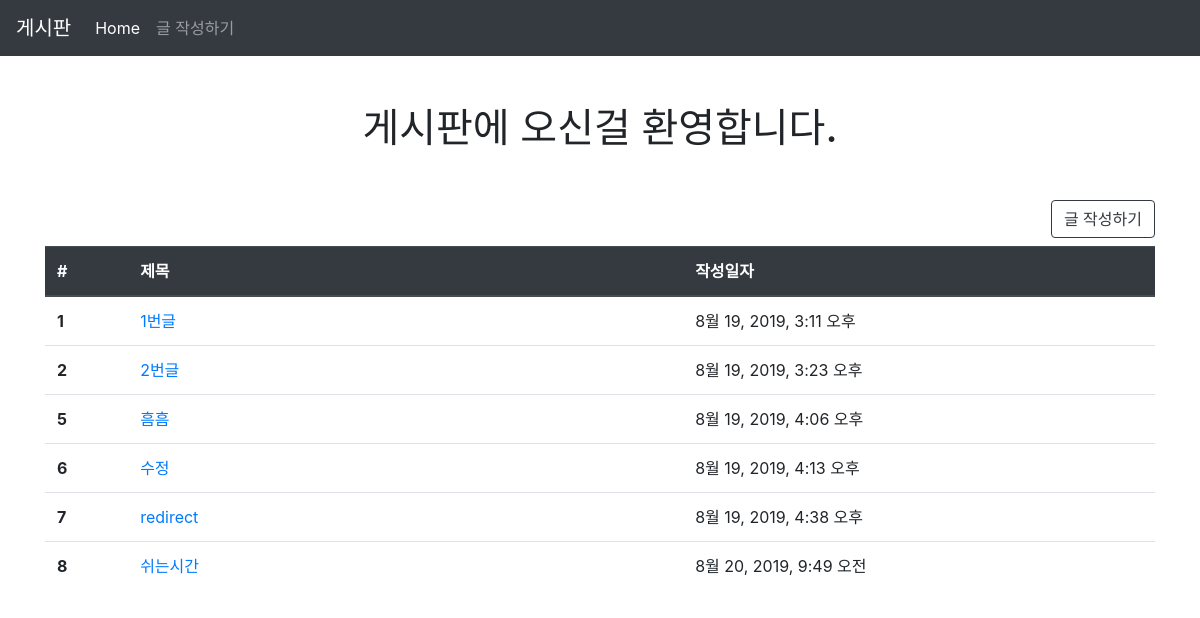
The page /articles/ on the database as committed earlier.
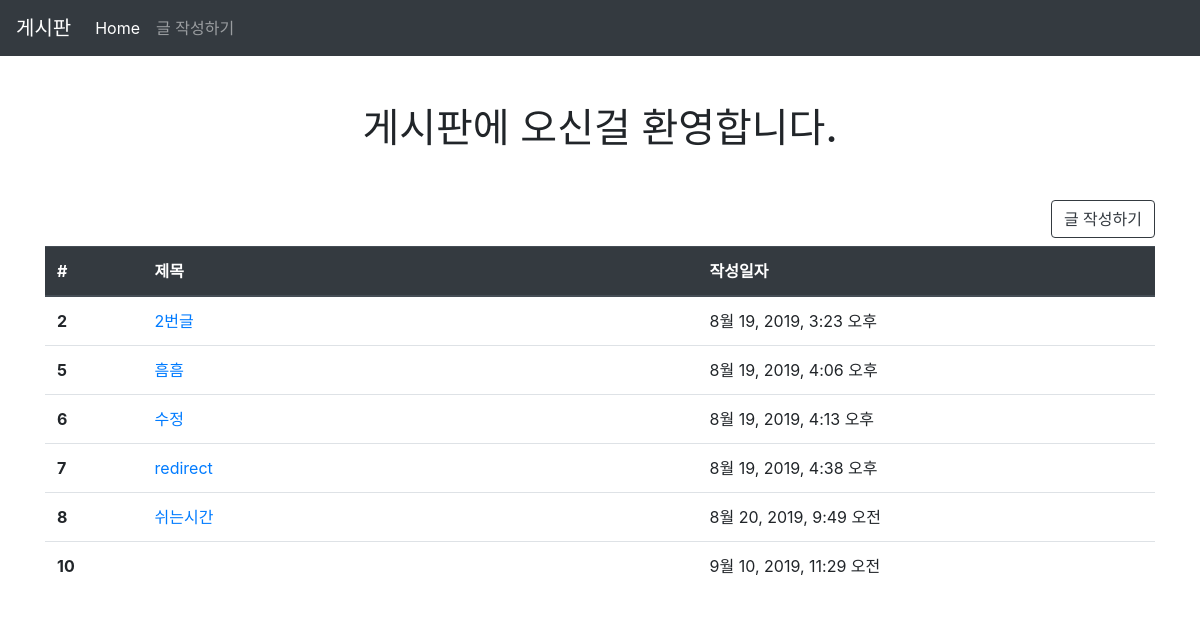
The same page on the database as committed later.
### articles/models.py (models this page shows, shortened)
class Article(models.Model):
    title = models.CharField(max_length=10)
    content = models.TextField()
    created_at = models.DateTimeField(auto_now_add=True)
    updated_at = models.DateTimeField(auto_now=True)

### articles/views.py (the view)
# urls.py: path('', views.index, name='index'),
def index(request):
    articles = Article.objects.all()
    context = {
        'articles' : articles
    }
    return render(request, 'articles/index.html', context)

### articles/templates/articles/index.html (shortened to what this page needs)
{% extends 'articles/base.html' %}
{% block body %}
<h1 class="text-center my-5"> 게시판에 오신걸 환영합니다.</h1>
<a href="{% url 'articles:new' %}" class="btn btn-outline-dark mb-2" style="float: right">글 작성하기</a>
<table class="table mt-5">
    <thead class="thead-dark">
    <tr>
      <th scope="col">#</th>
      <th scope="col">제목</th>
      <th scope="col">작성일자</th>
    </tr>
  </thead>
  <tbody>
    {% for article in articles %}
    <tr>
      <th scope="row">{{ article.id }}</th>
      <td>
        <a href="{% url 'articles:detail' article.pk %}">{{ article.title }}</a>
      </td>
      <td>{{ article.created_at }}</td>
    </tr>
    {% endfor %}
  </tbody>
</table>
{% endblock %}

### articles/templates/articles/base.html (shortened to what this page needs)
<!DOCTYPE html>
<html lang="ko">
<head>
  <link rel="stylesheet" href="https://stackpath.bootstrapcdn.com/bootstrap/4.3.1/css/bootstrap.min.css"
>
</head>
<body>
  <nav class="navbar navbar-expand-lg navbar-dark bg-dark">
    <a class="navbar-brand" href="{% url 'articles:index' %}">게시판</a>
    <div class="collapse navbar-collapse" id="navbarNav">
      <ul class="navbar-nav">
        <li class="nav-item active">
          <a class="nav-link" href="{% url 'articles:index' %}">Home <span class="sr-only">(current)</span></a>
        </li>
        <li class="nav-item">
          <a class="nav-link" href="{% url 'articles:new' %}">글 작성하기</a>
        </li>
      </ul>
    </div>
  </nav>
  <div class="container mt-5">
    {% block body %}
    {% endblock %}
  </div>
</body>
</html>

### articles/templates/articles/index.html (style rules this page uses)
tr > th:nth-of-type(2) { width: 50%; }

Rows that differ between the two databases and show on the page:
removed Article: id "1", title "1번글", created_at "8월 19, 2019, 3:11 오후"
added Article: id "10", created_at "9월 10, 2019, 11:29 오전"
